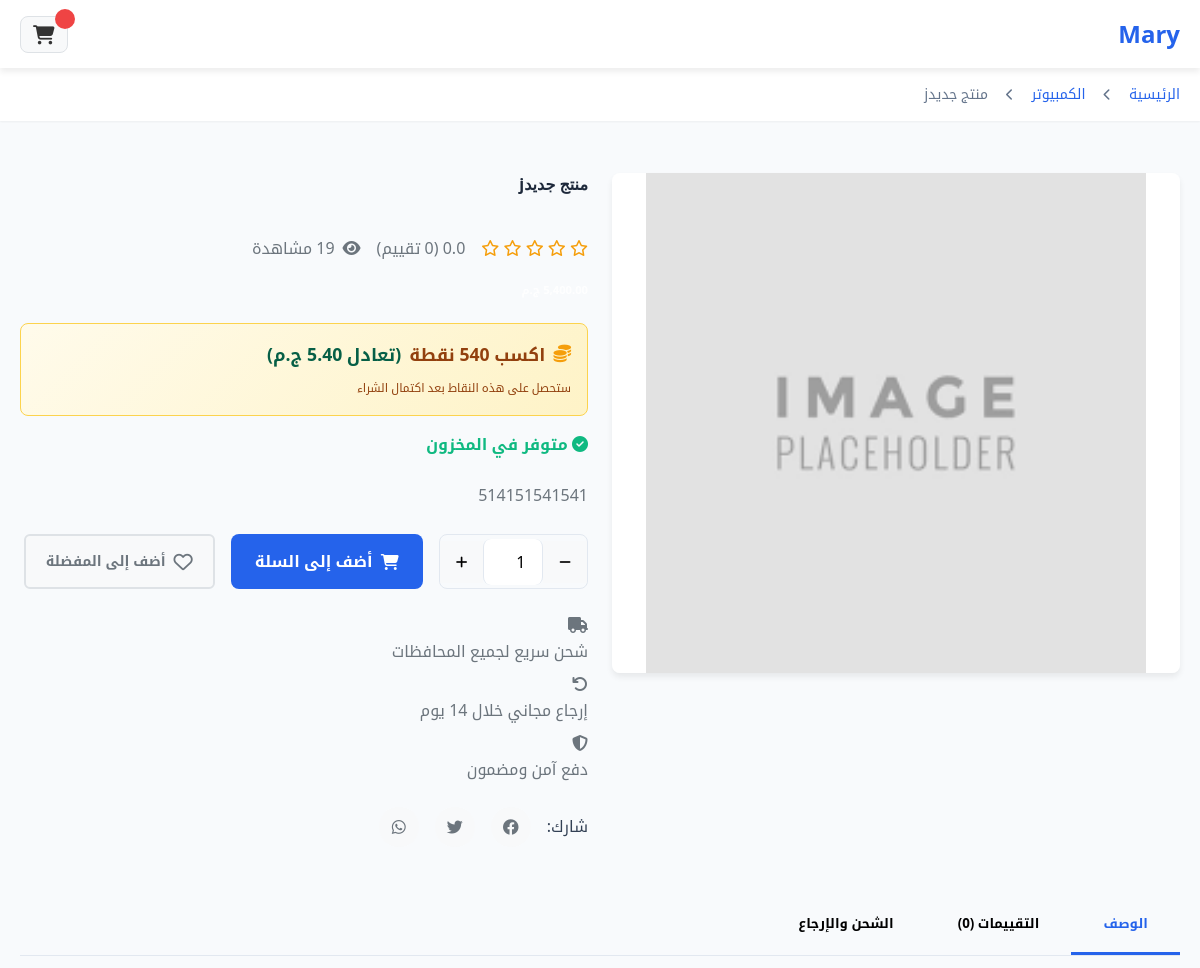
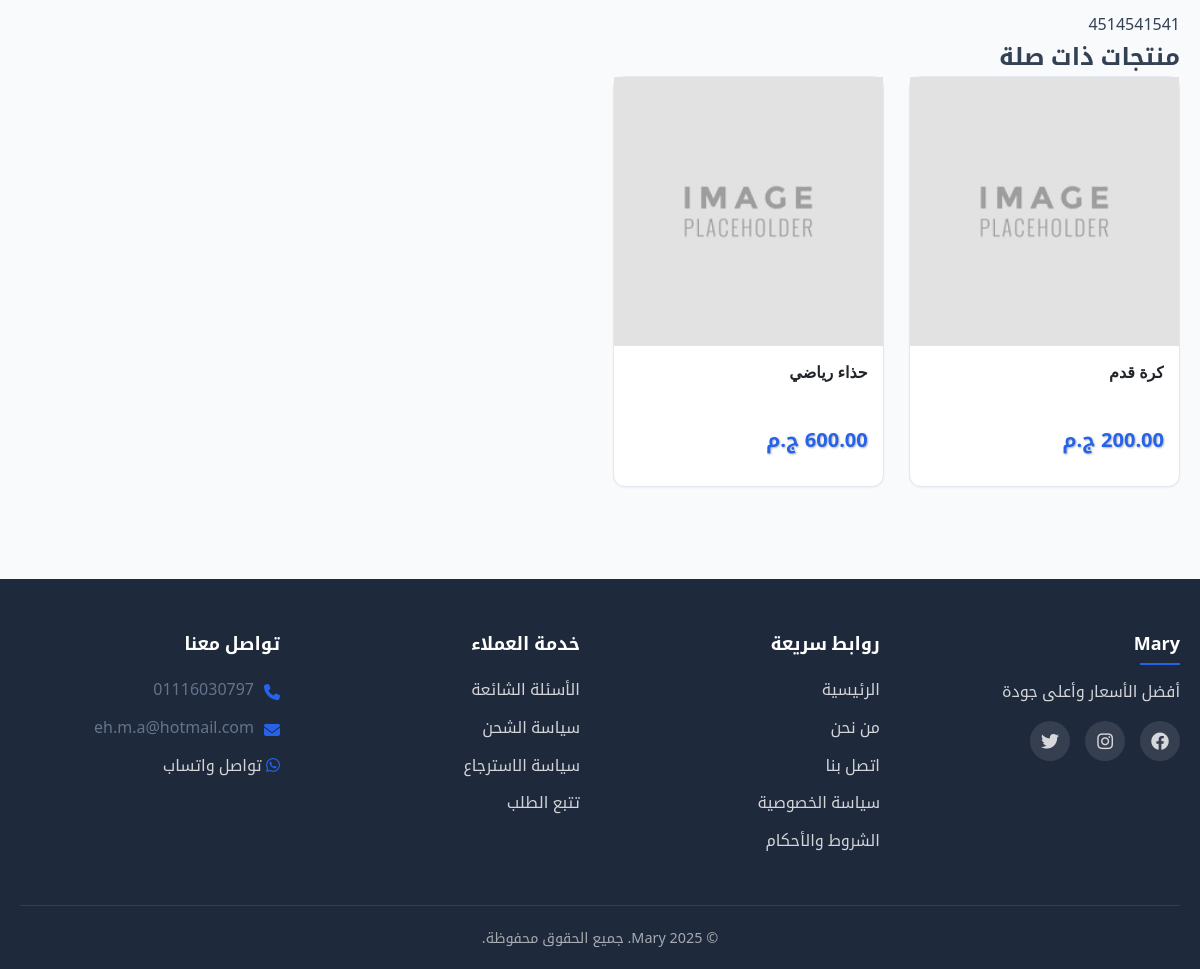
Page /product.php?id=15 on the committed database (2 pictures, top to bottom).
### tables this page shows
CREATE TABLE `settings` (
  `id` int(11) NOT NULL,
  `setting_key` varchar(100) NOT NULL,
  `setting_value` text DEFAULT NULL,
  `setting_type` enum('text','number','boolean','json') DEFAULT 'text',
  `created_at` timestamp NOT NULL DEFAULT current_timestamp(),
  `updated_at` timestamp NOT NULL DEFAULT current_timestamp() ON UPDATE current_timestamp()
);

CREATE TABLE `products` (
  `id` int(11) NOT NULL,
  `category_id` int(11) DEFAULT NULL,
  `title` varchar(255) NOT NULL,
  `slug` varchar(255) NOT NULL,
  `description` text DEFAULT NULL,
  `short_description` varchar(500) DEFAULT NULL,
  `price` decimal(10,2) NOT NULL,
  `discount_percentage` decimal(5,2) DEFAULT 0.00,
  `discount_amount` decimal(10,2) DEFAULT 0.00,
  `final_price` decimal(10,2) GENERATED ALWAYS AS (`price` - greatest(`discount_amount`,`price` * `discount_percentage` / 100)) STORED,
  `ad_discount_increase` decimal(5,2) DEFAULT 0.00,
  `ad_end_date` timestamp NULL DEFAULT NULL,
  `stock` int(11) DEFAULT 0,
  `sku` varchar(100) DEFAULT NULL,
  `weight` decimal(8,2) DEFAULT NULL,
  `dimensions` varchar(100) DEFAULT NULL,
  `main_image` varchar(255) DEFAULT NULL,
  `views` int(11) DEFAULT 0,
  `orders_count` int(11) DEFAULT 0,
  `rating_avg` decimal(3,2) DEFAULT 0.00,
  `rating_count` int(11) DEFAULT 0,
  `is_featured` tinyint(1) DEFAULT 0,
  `is_active` tinyint(1) DEFAULT 1,
  `meta_title` varchar(255) DEFAULT NULL,
  `meta_description` text DEFAULT NULL,
  `created_at` timestamp NOT NULL DEFAULT current_timestamp(),
  `updated_at` timestamp NOT NULL DEFAULT current_timestamp() ON UPDATE current_timestamp(),
  `product_condition` enum('new','used','refurbished','needs_repair') DEFAULT 'new',
  `special_offer_type` enum('none','points','coupon','gift','discount') DEFAULT 'none',
  `special_offer_value` varchar(255) DEFAULT NULL,
  `auction_enabled` tinyint(1) DEFAULT 0,
  `auction_end_time` timestamp NULL DEFAULT NULL,
  `starting_price` decimal(10,2) DEFAULT 0.00,
  `current_bid` decimal(10,2) DEFAULT 0.00,
  `bid_count` int(11) DEFAULT 0,
  `created_by` int(11) DEFAULT NULL,
  `store_type` enum('main','customer') DEFAULT 'main',
  `donation_discount_applied` tinyint(1) DEFAULT 0,
  `donation_id` int(11) DEFAULT NULL,
  `media_type` enum('image','video','3d_model','gif') DEFAULT 'image',
  `media_url` varchar(500) DEFAULT NULL,
  `media_thumbnail` varchar(500) DEFAULT NULL,
  `media_autoplay` tinyint(1) DEFAULT 0
);

CREATE TABLE `categories` (
  `id` int(11) NOT NULL,
  `name` varchar(255) NOT NULL,
  `slug` varchar(255) NOT NULL,
  `description` text DEFAULT NULL,
  `image` varchar(255) DEFAULT NULL,
  `parent_id` int(11) DEFAULT NULL,
  `display_order` int(11) DEFAULT 0,
  `is_active` tinyint(1) DEFAULT 1,
  `created_at` timestamp NOT NULL DEFAULT current_timestamp()
);

### product.php (the view, shortened to what the rows shown need)
<?php
require_once 'functions.php';
$productId = isset($_GET['id']) ? (int)$_GET['id'] : 0;
$product = getProduct($productId);
$storeDescription = getSetting('store_description', '');
$relatedProducts = getRelatedProducts($productId, $product['category_id'], 4);
$storeName = getSetting('store_name', 'متجر إلكتروني');
$customerId = $_SESSION['customer_id'] ?? 0;
$isInWishlist = isInWishlist($customerId, $productId);
?>
<!DOCTYPE html>
<html lang="ar" dir="rtl">
<head>
    <link rel="stylesheet" href="assets/css/styles.css">
    <link rel="stylesheet" href="https://cdnjs.cloudflare.com/ajax/libs/font-awesome/6.4.0/css/all.min.css">
</head>
<body>
    <header class="site-header">
        <div class="container">
            <div class="header-content">
                <div class="logo">
                    <a href="index.php"><h1><?= htmlspecialchars($storeName) ?></h1></a>
                </div>
            </div>
        </div>
    </header>
    <div class="breadcrumb">
        <div class="container">
            <a href="index.php">الرئيسية</a>
            <i class="fas fa-chevron-left"></i>
            <?php if ($product['category_name']): ?>
                <a href="index.php?category=<?= $product['category_id'] ?>">
                    <?= htmlspecialchars($product['category_name']) ?>
                </a>
                <i class="fas fa-chevron-left"></i>
            <?php endif; ?>
            <span><?= htmlspecialchars($product['title']) ?></span>
        </div>
    </div>
    <main class="product-details-page">
        <div class="container">
            <div class="product-detail-wrapper">
                <div class="product-info-detail">
                    <h1 class="product-title"><?= htmlspecialchars($product['title']) ?></h1>
                    <div class="product-rating-detail">
                        <div class="stars">
                            <?php
                            $rating = $product['rating_avg'];
                            for ($i = 1; $i <= 5; $i++):
                                if ($i <= $rating): ?>
                                    <i class="fas fa-star"></i>
                                <?php elseif ($i - 0.5 <= $rating): ?>
                                    <i class="fas fa-star-half-alt"></i>
                                <?php else: ?>
                                    <i class="far fa-star"></i>
                                <?php endif;
                            endfor; ?>
                        </div>
                        <span class="rating-text">
                            (<?= $product['rating_count'] ?> تقييم)
                        </span>
                        <span class="views-count">
                            <i class="fas fa-eye"></i> <?= $product['views'] ?> مشاهدة
                        </span>
                    </div>
                    <div class="product-price-detail">
                        <?php if ($product['discount_percentage'] > 0): ?>
                            <span class="old-price"><?= formatPrice($product['price']) ?></span>
                            <span class="new-price"><?= formatPrice($product['final_price']) ?></span>
                            <span class="save-amount">
                                وفر <?= formatPrice($product['price'] - $product['final_price']) ?>
                            </span>
                        <?php else: ?>
                            <span class="new-price"><?= formatPrice($product['price']) ?></span>
                        <?php endif; ?>
                    </div>
<?php if (getSetting('points_enabled', '1') == '1'): ?>
    <?php
    $points_earned = calculatePointsFromPurchase($product['final_price']);
    $points_value = pointsToCurrency($points_earned);
    ?>
    <div class="product-points-detail">
        <div class="points-badge">
            <i class="fas fa-coins"></i>
            <span class="points-text">اكسب <strong><?= number_format($points_earned) ?></strong> نقطة</span>
            <span class="points-value">(تعادل <?= formatPrice($points_value) ?>)</span>
        </div>
        <div class="points-info">
            <small>ستحصل على هذه النقاط بعد اكتمال الشراء</small>
        </div>
    </div>
<?php endif; ?>
                    <div class="product-stock">
                        <?php if ($product['stock'] > 10): ?>
                            <span class="in-stock"><i class="fas fa-check-circle"></i> متوفر في المخزون</span>
                        <?php elseif ($product['stock'] > 0): ?>
                            <span class="low-stock"><i class="fas fa-exclamation-circle"></i> متبقي <?= $product['stock'] ?> فقط</span>
                        <?php else: ?>
                            <span class="out-stock"><i class="fas fa-times-circle"></i> نفذت الكمية</span>
                        <?php endif; ?>
                    </div>
                    <?php if ($product['short_description']): ?>
                        <div class="product-short-desc">
                            <p><?= nl2br(htmlspecialchars($product['short_description'])) ?></p>
                        </div>
                    <?php endif; ?>
                    <?php if ($product['stock'] > 0): ?>
<div class="product-actions">
    <div class="quantity-selector">
    </div>
    <button class="btn btn-primary btn-add-cart-detail" onclick="addToCartFromDetail(<?= $product['id'] ?>)">
    </button>
    <button class="btn btn-wishlist <?= $isInWishlist ? 'in-wishlist' : '' ?>"
            id="wishlist-btn-<?= $product['id'] ?>"
            onclick="toggleWishlist(<?= $product['id'] ?>)">
    </button>
</div>
                    <?php else: ?>
                        <div class="product-actions">
                            <button class="btn btn-disabled" disabled>نفذت الكمية</button>
                        </div>
                    <?php endif; ?>
                    <div class="product-meta">
                        <div class="meta-item">
                        </div>
                        <div class="meta-item">
                        </div>
                        <div class="meta-item">
                        </div>
                    </div>
                    <div class="product-share">
                        <span>شارك:</span>
                        <a href="https://www.facebook.com/sharer/sharer.php?u=<?= urlencode($_SERVER['REQUEST_URI']) ?>"
                           target="_blank" class="share-btn facebook">
                        </a>
                        <a href="https://twitter.com/intent/tweet?url=<?= urlencode($_SERVER['REQUEST_URI']) ?>"
                           target="_blank" class="share-btn twitter">
                        </a>
                        <a href="https://wa.me/?text=<?= urlencode($product['title'] . ' ' . $_SERVER['REQUEST_URI']) ?>"
                           target="_blank" class="share-btn whatsapp">
                        </a>
                    </div>
                </div>
            </div>
            <div class="product-tabs">
                <div id="description" class="tab-content active">
                    <div class="description-content">
                        <?= nl2br(htmlspecialchars($product['description'])) ?>
                    </div>
                </div>
            </div>
            <?php if (!empty($relatedProducts)): ?>
            <section class="related-products">
                <h2>منتجات ذات صلة</h2>
                <div class="products-grid">
                    <?php foreach ($relatedProducts as $related): ?>
                        <div class="product-card">
                            <a href="product.php?id=<?= $related['id'] ?>" class="product-image">
                                <img src="<?= htmlspecialchars($related['main_image'] ?: 'assets/images/placeholder.jpg') ?>"
                                     alt="<?= htmlspecialchars($related['title']) ?>">
                            </a>
                            <div class="product-info">
                                <h3 class="product-title">
                                    <a href="product.php?id=<?= $related['id'] ?>">
                                        <?= htmlspecialchars($related['title']) ?>
                                    </a>
                                </h3>
                                <div class="product-price">
                                    <span class="price-new"><?= formatPrice($related['final_price']) ?></span>
                                </div>
                            </div>
                        </div>
                    <?php endforeach; ?>
                </div>
            </section>
            <?php endif; ?>
        </div>
    </main>
    <footer class="site-footer">
        <div class="container">
            <div class="footer-content">
                <div class="footer-section">
                    <h3><?= htmlspecialchars($storeName) ?></h3>
                    <p><?= htmlspecialchars($storeDescription) ?></p>
                    <div class="social-links">
                        <?php if ($fb = getSetting('facebook_url')): ?>
                            <a href="<?= htmlspecialchars($fb) ?>" target="_blank"><i class="fab fa-facebook"></i></a>
                        <?php endif; ?>
                        <?php if ($ig = getSetting('instagram_url')): ?>
                            <a href="<?= htmlspecialchars($ig) ?>" target="_blank"><i class="fab fa-instagram"></i></a>
                        <?php endif; ?>
                        <?php if ($tw = getSetting('twitter_url')): ?>
                            <a href="<?= htmlspecialchars($tw) ?>" target="_blank"><i class="fab fa-twitter"></i></a>
                        <?php endif; ?>
                    </div>
                </div>
                <div class="footer-section">
                    <ul class="contact-info">
                        <li><i class="fas fa-phone"></i> <?= getSetting('store_phone', '') ?></li>
                        <li><i class="fas fa-envelope"></i> <?= getSetting('store_email', '') ?></li>
                        <?php if ($whatsapp = getSetting('whatsapp_number')): ?>
                            <li>
                                <a href="https://wa.me/<?= $whatsapp ?>" target="_blank">
                                </a>
                            </li>
                        <?php endif; ?>
                    </ul>
                </div>
            </div>
            <div class="footer-bottom">
                <p>&copy; <?= date('Y') ?> <?= htmlspecialchars($storeName) ?>. جميع الحقوق محفوظة.</p>
            </div>
        </div>
    </footer>
</body>
</html>

### rows in the picture
settings: setting_value "Mary"
products: category.name "الكمبيوتر", title "منتج جديدj", rating_avg 0 (drawn), rating_count "0", final_price.setting_value "540", short_description "514151541541", description "4514541541"
products: title "كرة قدم", final_price.setting_value "200.00 ج.م"
products: title "حذاء رياضي", final_price.setting_value "600.00 ج.م"
settings: setting_value "أفضل الأسعار وأعلى جودة"
settings: setting_value "01116030797"
settings: setting_value "eh.m.a@hotmail.com"

### other values in the picture
formatPrice($points_value) "5.40 ج.م"
count($reviews) "0"
